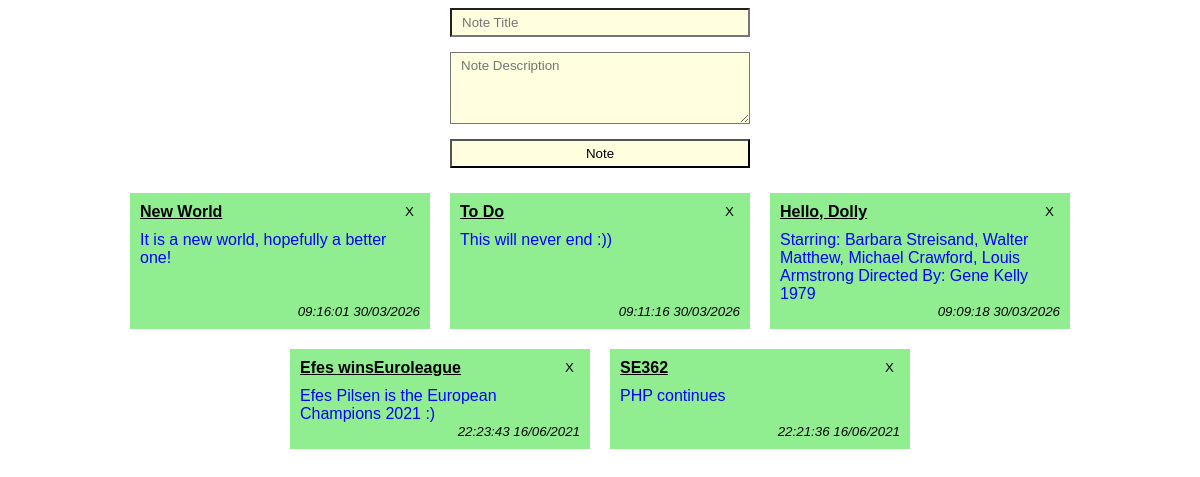
The page / on the database its author committed.
### tables this page shows
CREATE TABLE `notes` (
  `id` int(11) NOT NULL,
  `title` varchar(255) NOT NULL,
  `description` varchar(1024) NOT NULL,
  `create_date` datetime NOT NULL
);

### pdo.php (called while the page is built, shortened)
<?php
class Connection
{
    public $pdo = null;
    public function __construct()
    {
        try {
            $this->pdo = new PDO('mysql:server=localhost;dbname=notes', 'root', '');
            $this->pdo->setAttribute(PDO::ATTR_ERRMODE, PDO::ERRMODE_EXCEPTION);
        } catch (PDOException $exception) {
            echo "ERROR: " . $exception->getMessage();
        }
    }
    public function getNotes()
    {
        $statement = $this->pdo->prepare("SELECT * FROM notes ORDER BY create_date DESC");
        $statement->execute();
        return $statement->fetchAll(PDO::FETCH_ASSOC);
    }
}
return new Connection();
?>

### index.php (the view, shortened to what this page needs)
<?php
$connection = require_once 'pdo.php';
$notes = $connection->getNotes();
$currentNote = [
    'id' => '',
    'title' => '',
    'description' => ''
];
?>
<html lang="en">
<head>
    <link rel="stylesheet" href="app.css">
</head>
<body>
<div>
    <form class="new-note" action="create.php" method="post">
        <input type="text" name="title" placeholder="Note Title" autocomplete="off"
               value="<?php echo $currentNote['title'] ?>">
        <textarea name="description" cols="30" rows="4"
                  placeholder="Note Description"><?php echo $currentNote['description'] ?></textarea>
        <button>
            <?php if ($currentNote['id']): ?>
                Update
            <?php else: ?>
                Note
            <?php endif ?>
        </button>
    </form>
    <div class="notes">
        <?php foreach ($notes as $note): ?>
           <div class="note">
                <div class="title">
                    <a href="?id=<?php echo $note['id'] ?>">
                        <?php echo $note['title'] ?>
                    </a>
                </div>
                <div class="description">
                    <?php echo $note['description'] ?>
                </div>
                <small><?php echo date('H:i:s d/m/Y', strtotime($note['create_date'])) ?></small>
                <form action="delete.php" method="post">
                    <button class="close">X</button>
                </form>
            </div>
        <?php endforeach; ?>
    </div>
</div>
</body>
</html>

### app.css (style rules this page uses)
* { box-sizing: border-box; }
body { font-family: Arial; }
.new-note { width: 300px; margin: 0 auto; }
.new-note input, .new-note textarea, .new-note button { font-family: Arial; padding: 5px 10px; display: block; width: 100%; margin-bottom: 15px; background-color: lightyellow }
.notes { display: flex; flex-wrap: wrap; justify-content: center; }
.note { background-color: lightgreen; color: black; width: 300px; display: inline-block; margin: 10px; padding: 10px; position: relative; min-height: 100px; }
.note .title { margin-bottom: 10px; font-weight: bold; }
.note .title a { color: black; }
.note .description { color: blue; }
.note .close { position: absolute; right: 10px; top: 10px; background-color: transparent; border: none; }
.note small { position: absolute; bottom: 10px; right: 10px; margin-top: 10px; display: block; text-align: right; font-style: italic; }

### rows shown on the page
notes: title "New World", description "It is a new world, hopefully a better one!", create_date "09:16:01 30/03/2026"
notes: title "To Do", description "This will never end :))", create_date "09:11:16 30/03/2026"
notes: title "Hello, Dolly", description "Starring: Barbara Streisand, Walter Matthew, Michael Crawford, Louis Armstrong Directed By: Gene Kelly 1979", create_date "09:09:18 30/03/2026"
notes: title "Efes winsEuroleague", description "Efes Pilsen is the European Champions 2021 :)", create_date "22:23:43 16/06/2021"
notes: title "SE362", description "PHP continues", create_date "22:21:36 16/06/2021"
